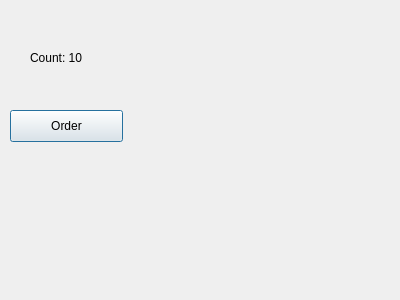
<?xml version="1.0" encoding="UTF-8"?>
<ui version="4.0">
 <class>Dialog</class>
 <widget class="QDialog" name="Dialog">
  <property name="geometry">
   <rect>
    <x>0</x>
    <y>0</y>
    <width>400</width>
    <height>300</height>
   </rect>
  </property>
  <property name="windowTitle">
   <string>Dialog</string>
  </property>
  <widget class="QPushButton" name="btnOrder">
   <property name="geometry">
    <rect>
     <x>10</x>
     <y>110</y>
     <width>113</width>
     <height>32</height>
    </rect>
   </property>
   <property name="text">
    <string>Order</string>
   </property>
  </widget>
  <widget class="QLabel" name="lblCount">
   <property name="geometry">
    <rect>
     <x>30</x>
     <y>50</y>
     <width>71</width>
     <height>16</height>
    </rect>
   </property>
   <property name="text">
    <string>Count: 10</string>
   </property>
  </widget>
 </widget>
 <resources/>
 <connections>
  <connection>
   <sender>btnOrder</sender>
   <signal>clicked()</signal>
   <receiver>Dialog</receiver>
   <slot>Order()</slot>
   <hints>
    <hint type="sourcelabel">
     <x>142</x>
     <y>141</y>
    </hint>
    <hint type="destinationlabel">
     <x>137</x>
     <y>189</y>
    </hint>
   </hints>
  </connection>
 </connections>
 <slots>
  <slot>Order()</slot>
 </slots>
</ui>
